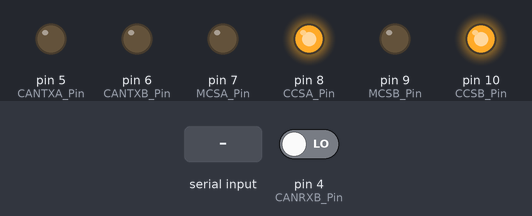
This sketch was run on a simulated Arduino Uno, built with avr-gcc and run on an emulated ATmega328P. Parts: output pins drawn as LEDs (lit = HIGH). Inputs (shaded band) come from the test bench; at power-on: pin 4 (CANRXB_Pin) LOW.

Above: at 1.2 s.
1.3 s: byte 1 (1) received over Serial
At 6.7 s:
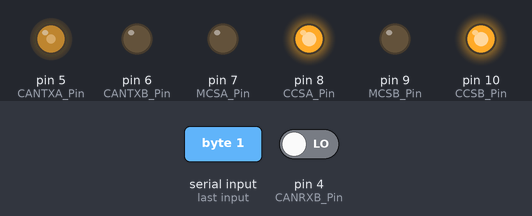
At 9.7 s:
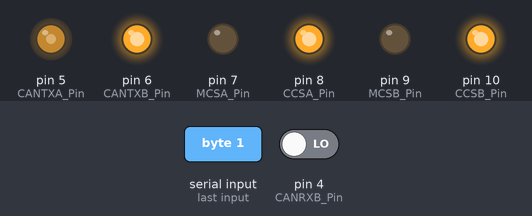
Timing chart, 0 to 11.8 s (numbered marks = the images above; inputs shaded):
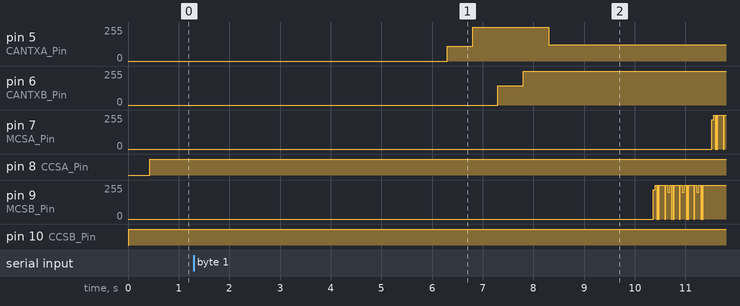

The sketch:

CIC-Test_final.ino
```cpp
// inslude the SPI library:
#include <SPI.h>

// set pin 10 as the slave select for the digital pot:
const int CANRXA_Pin = 3;  // receiving CAN data
const int CANRXB_Pin = 4;
const int CANTXA_Pin = 5;  // sending CAN data
const int CANTXB_Pin = 6;
const int MCSA_Pin = 7;   // chip select monitor A = ADC
const int CCSA_Pin = 8;   // chip select control A = power enable register
const int MCSB_Pin = 9;   // chip select monitor B = ADC
const int CCSB_Pin = 10;  // chip select control B = power enable register
const int ledPin = PB5;
bool active = false;
char buffer[100];
int status = 0;
int ledState = LOW;
// MOSI = Slave DIN = 11
// MISO = Slave DOUT = 12
// SCK  = Master-Clock = 13


void setup() {

  analogReference(INTERNAL);
  //type =  (DEFAULT, INTERNAL, INTERNAL1V1, INTERNAL2V56, or EXTERNAL).


  // set the slaveSelectPin as an output:
  pinMode(MCSA_Pin, OUTPUT);
  pinMode(CCSA_Pin, OUTPUT);
  pinMode(MCSB_Pin, OUTPUT);
  pinMode(CCSB_Pin, OUTPUT);
  pinMode(ledPin, OUTPUT);
  pinMode(CANTXA_Pin, OUTPUT);
  pinMode(CANTXB_Pin, OUTPUT);


  // initialize SPI:
  SPI.begin();
  SPI.beginTransaction(SPISettings(10000, MSBFIRST, SPI_MODE0));

  // Send "CAN-Signal", approx. 980 Hz, duty cycle 0..100 % = value 0..255
  // analogWrite(5, 112);
  //   analogWrite(6, 144);

  // to do/replace:
  // send CAN TXA and TXB
  // using digitalWrite(CANTXA_Pin, HIGH); and (CANTXA_Pin, LOW);
  // check the RXA and RXB
  // using  digitalRead(CANRXA_Pin); digitalRead(CANRXB_Pin);

  Serial.begin(9600);
}

/*
Description
SPI transfer is based on a simultaneous send and receive:
the received data is returned in receivedVal
(or receivedVal16).
In case of buffer transfers the received data
is stored in the buffer in-place
(the old data is replaced with the data received).

Syntax
receivedVal = SPI.transfer(val)
receivedVal16 = SPI.transfer16(val16)
SPI.transfer(buffer, size)

Parameters
val: the byte to send out over the bus
val16: the two bytes variable to send out over the bus
buffer: the array of data to be transferred
 *
 *CS:
 With most SPI devices, after SPI.beginTransaction(),
 you will write the slave select pin LOW,
 call SPI.transfer() any number of times to transfer data,
 then write the SS pin HIGH,
 and finally call SPI.endTransaction().
 *
 // take the SS pin low to select the chip:
  digitalWrite(slaveSelectPin, LOW);
 *
 */

void SET_POWER23S17(int side, int state) {
  int CCS_Pin;
  if (side == 1) CCS_Pin = CCSA_Pin;
  if (side == 2) CCS_Pin = CCSB_Pin;
  digitalWrite(CCS_Pin, LOW);
  delay(1);            // Delay in Millisec
  SPI.transfer(0x40);  // slave adress write  MCP23S17
  delay(1);
  SPI.transfer(0x00);  // reg = IODIRA
  delay(1);
  SPI.transfer(0x00);  // set IODIRA , 1 = inputs / 0 = outputs
  delay(1);
  digitalWrite(CCS_Pin, HIGH);
  delay(4);
  digitalWrite(CCS_Pin, LOW);
  delay(1);            // Delay in Millisec
  SPI.transfer(0x40);  // slave adress write  MCP23S17
  delay(1);
  SPI.transfer(0x12);  // GPIOA
  delay(1);
  SPI.transfer(state);  // set GPIOA
  delay(1);
  digitalWrite(CCS_Pin, HIGH);
}
void SET_POWER23S08(int side, int state) {
  int CCS_Pin;
  if (side == 1) CCS_Pin = CCSA_Pin;
  if (side == 2) CCS_Pin = CCSB_Pin;
  digitalWrite(CCS_Pin, LOW);
  delay(1);            // Delay in Millisec
  SPI.transfer(0x40);  // slave adress write  MCP23S17
  delay(1);
  SPI.transfer(0x00);  // reg = IODIRA
  delay(1);
  SPI.transfer(0x00);  // set IODIRA , 1 = inputs / 0 = outputs
  delay(1);
  digitalWrite(CCS_Pin, HIGH);
  delay(4);
  digitalWrite(CCS_Pin, LOW);
  delay(1);            // Delay in Millisec
  SPI.transfer(0x40);  // slave adress write  MCP23S17
  delay(1);
  SPI.transfer(0x09);  // GPIOA 12 bei 23S17, GPIO 09 bei 23S08
  delay(1);
  SPI.transfer(state);  // set GPIO(A)
  delay(1);
  digitalWrite(CCS_Pin, HIGH);
}

//--------- ADC is CS5525-ARZ, has 4 channels 16 Bit
// already used at CERN, radiation tolerant qualified (ELMB2)
// readout is a bit complex ...

long ADCRW(int side, int channel) {
  // ADC-Init  15 Bytes FF, 1 Byte FE
  int MCS_Pin, channelbyte;
  int i, byte1, byte2, byte3, byte4, byte5, byte6;
  long ADC_value, current_ma;
  float ADC_voltage;
  if (side == 1) MCS_Pin = MCSA_Pin;
  if (side == 2) MCS_Pin = MCSB_Pin;
  digitalWrite(MCS_Pin, LOW);
  for (i = 1; i < 16; i++) {
    SPI.transfer(0xff);
    delay(1);
  }
  SPI.transfer(0xfe);
  delay(1);
  // ADC-Reset
  SPI.transfer(0x03);
  SPI.transfer(0x00);
  SPI.transfer(0x00);
  SPI.transfer(0x80);
  delay(1);
  digitalWrite(MCS_Pin, HIGH);
  delay(1);
  digitalWrite(MCS_Pin, LOW);
  delay(1);
  SPI.transfer(0x03);
  SPI.transfer(0x00);
  SPI.transfer(0x00);
  SPI.transfer(0x00);
  delay(1);
  digitalWrite(MCS_Pin, HIGH);
  delay(1);
  digitalWrite(MCS_Pin, LOW);
  byte1 = SPI.transfer(0x0b);
  byte2 = SPI.transfer(0x00);
  byte3 = SPI.transfer(0x00);
  byte4 = SPI.transfer(0x00);
  //Serial.print(byte4 , HEX);
  //Serial.print(" - ");   // sollte 0x40 sein
  digitalWrite(MCS_Pin, HIGH);
  delay(1);
  digitalWrite(MCS_Pin, LOW);
  byte1 = SPI.transfer(0x0b);
  byte2 = SPI.transfer(0x00);
  byte3 = SPI.transfer(0x00);
  byte4 = SPI.transfer(0x00);
  //Serial.print(byte4 , HEX);
  //Serial.println(" << Reset soll 40 - 0"); // sollte 0x00 sein
  digitalWrite(MCS_Pin, HIGH);
  delay(1);

  // ADC-configuration
  digitalWrite(MCS_Pin, LOW);
  SPI.transfer(0x03);
  SPI.transfer(0x00);
  SPI.transfer(0x30);  // number of CSRs
  SPI.transfer(0x00);
  delay(1);
  digitalWrite(MCS_Pin, HIGH);

  digitalWrite(MCS_Pin, LOW);  // readback for control
  SPI.transfer(0x0b);
  byte1 = SPI.transfer(0x00);
  byte2 = SPI.transfer(0x00);
  byte3 = SPI.transfer(0x00);
  delay(1);
  digitalWrite(MCS_Pin, HIGH);
  //Serial.print(byte1 , HEX); Serial.print("-");
  //Serial.print(byte2 , HEX); Serial.print("-");
  //Serial.print(byte3 , HEX);
  //Serial.println(" <<  Config read");

  delay(2);
  digitalWrite(MCS_Pin, LOW);
  SPI.transfer(0x05);
  SPI.transfer(0x02);
  SPI.transfer(0xb0);
  SPI.transfer(0xab);
  SPI.transfer(0x12);
  SPI.transfer(0xb1);
  SPI.transfer(0xab);  //  ab statt a9 für 2,5 V statt 5,0 V range in ch 3
  delay(1);
  digitalWrite(MCS_Pin, HIGH);
  delay(2);

  digitalWrite(MCS_Pin, LOW);  // readback for control
  SPI.transfer(0x0d);
  byte1 = SPI.transfer(0x00);
  byte2 = SPI.transfer(0x00);
  byte3 = SPI.transfer(0x00);
  byte4 = SPI.transfer(0x00);
  byte5 = SPI.transfer(0x00);
  byte6 = SPI.transfer(0x00);
  delay(1);
  digitalWrite(MCS_Pin, HIGH);
  //Serial.print(byte1 , HEX); Serial.print("-");
  //Serial.print(byte2 , HEX); Serial.print("-");
  //Serial.print(byte3 , HEX); Serial.print("-");
  //Serial.print(byte4 , HEX); Serial.print("-");
  //Serial.print(byte5 , HEX); Serial.print("-");
  //Serial.print(byte6 , HEX);
  //Serial.println(" <<  CSRs read");

  delay(100);

  // ADC-calibration

  // ADC-channel  // offset cal.
  digitalWrite(MCS_Pin, LOW);
  delay(10);
  channelbyte = (channel * 8);
  channelbyte = channelbyte | 0x81;
  //Serial.print(channelbyte , HEX); Serial.print(": ");
  SPI.transfer(channelbyte);
  digitalWrite(MCS_Pin, HIGH);
  delay(10);

  // ADC-channel  // gain cal.
  digitalWrite(MCS_Pin, LOW);
  delay(10);
  channelbyte = (channel * 8);
  channelbyte = channelbyte | 0x82;
  //Serial.print(channelbyte , HEX); Serial.print(": ");
  SPI.transfer(channelbyte);
  digitalWrite(MCS_Pin, HIGH);
  delay(10);


  // ADC-channel-read
  digitalWrite(MCS_Pin, LOW);
  delay(10);
  channelbyte = (channel * 8);
  channelbyte = channelbyte | 0x80;
  //Serial.print(channelbyte , HEX); Serial.print(": ");
  SPI.transfer(channelbyte);
  byte1 = SPI.transfer(0x00);
  byte2 = SPI.transfer(0x00);
  byte3 = SPI.transfer(0x00);
  byte4 = SPI.transfer(0x00);
  //Serial.print(byte1 , HEX); Serial.print("-");
  //Serial.print(byte2 , HEX); Serial.print("-");
  //Serial.print(byte3 , HEX); Serial.print("-");
  //Serial.print(byte4 , HEX);

  //Serial.println(" << read ch (lastbyte)");
  delay(1);
  digitalWrite(MCS_Pin, HIGH);
  delay(100);

  digitalWrite(MCS_Pin, LOW);
  SPI.transfer(channelbyte);
  byte1 = SPI.transfer(0x00);
  byte2 = SPI.transfer(0x00);
  byte3 = SPI.transfer(0x00);
  byte4 = SPI.transfer(0x00);
  // if (side == 1) Serial.print("A");
  // if (side == 2) Serial.print("B");
  // Serial.print(channel);
  // Serial.print(" ADC: ");
  // Serial.print(byte1, HEX);
  // Serial.print("-");
  // Serial.print(byte2, HEX);
  // Serial.print("-");
  // Serial.print(byte3, HEX);
  // Serial.print("-");
  // Serial.print(byte4, HEX);
  // Serial.print(" = value dec ");
  ADC_value = (256L * byte2) + byte3;
  // Serial.print(ADC_value, DEC);
  // ADC_voltage = ADC_value;
  // ADC_voltage = ADC_voltage / 65535;
  // ADC_voltage = ADC_voltage * 2.5;
  // Serial.print(" = voltage  ");
  // Serial.print(ADC_voltage, DEC);
  // if (channel == 1) {
  // current_ma = 1000 * ADC_voltage;
  //   // Serial.print(" = current/mA  ");
  //   Serial.print(current_ma, DEC);
  // }


  // Serial.println(" << ");
  delay(1);
  digitalWrite(MCS_Pin, HIGH);
  delay(1);


  return ADC_value;
}

float canReadBackTest(int dutyCycleDec) {
  analogWrite(CANTXA_Pin, dutyCycleDec);
  // delay(500);
  unsigned long highTime = pulseIn(CANRXB_Pin, HIGH);
  unsigned long lowTime = pulseIn(CANRXB_Pin, LOW);
  unsigned long cycleTime = highTime + lowTime;
  return (float)highTime / float(cycleTime);
}

void loop() {
  // put your main code here, to run repeatedly:
  if ((Serial.available() > 0)) {
    status = Serial.read();
    //Serial.print(status);
  }
  if (status == 1 && !active) {
    active = !active;

    SET_POWER23S08(2, 03);  // 23S17 alt
    delay(200);
    //SET_POWER23S17(1,255);  // 23S17 alt
    delay(200);
    SET_POWER23S08(1, 03);
    delay(4000);
    ledState = HIGH;
    analogWrite(5, 112);
    delay(500);
    analogWrite(5, 255);
    // Send "CAN-Signal", approx. 980 Hz, duty cycle 0..100 % = value 0..255
    delay(500);
    analogWrite(6, 144);
    delay(500);
    analogWrite(6, 255);
    delay(500);
  } else if (status == 2 && active) {
    active = !active;
    ledState = LOW;
    SET_POWER23S08(2, 0);
    delay(200);
    //SET_POWER23S17(1,0);  // 23S17 alt
    delay(200);
    SET_POWER23S08(1, 0);
    delay(200);
  } else if (active) {
    ledState = HIGH;
    float dutyCycle = canReadBackTest(123);
    char dutyCycleString[4];
    dtostrf(dutyCycle, 4, 2, dutyCycleString);
    sprintf(buffer, "%ld;%ld;%ld;%ld;%ld;%ld;%ld;%ld;%d;%d;%d;%d;%d;%d;%c%c%c%c\n",
      ADCRW(1, 0), //U-VCANA
      ADCRW(1, 1), //I-VCANA
      ADCRW(1, 2), //V-MOPSA
      ADCRW(1, 3), //V-NTCA
      ADCRW(2, 0), //U-VCANB
      ADCRW(2, 1), //I-VCANB
      ADCRW(2, 2), //V-MOPSB
      ADCRW(2, 3), //U-NTCB
      analogRead(0), //I-CIC_PSU
      analogRead(1), //U-CIC_PSU
      analogRead(2), //I-DCoupl
      analogRead(3), //U-DCoupl
      analogRead(5), //U-VCANA
      analogRead(4), //U-VCANB
      dutyCycleString[0],dutyCycleString[1],dutyCycleString[2],dutyCycleString[3]);
    Serial.print(buffer);
  } else {
    ledState = LOW;
    SET_POWER23S08(2, 0);
    delay(200);
    //SET_POWER23S17(1,0);  // 23S17 alt
    delay(200);
    SET_POWER23S08(1, 0);
    delay(200);
  }
  digitalWrite(ledPin, ledState);
}
```

Measured:
- after the input at 1.3 s, pin 5 (CANTXA_Pin): 0/255 → 112/255 after 5.0 s, → 255/255 0.50 s later, → 123/255 1.5 s later; pin 6 (CANTXB_Pin): 0/255 → 144/255 after 6.0 s, → 255/255 0.50 s later
